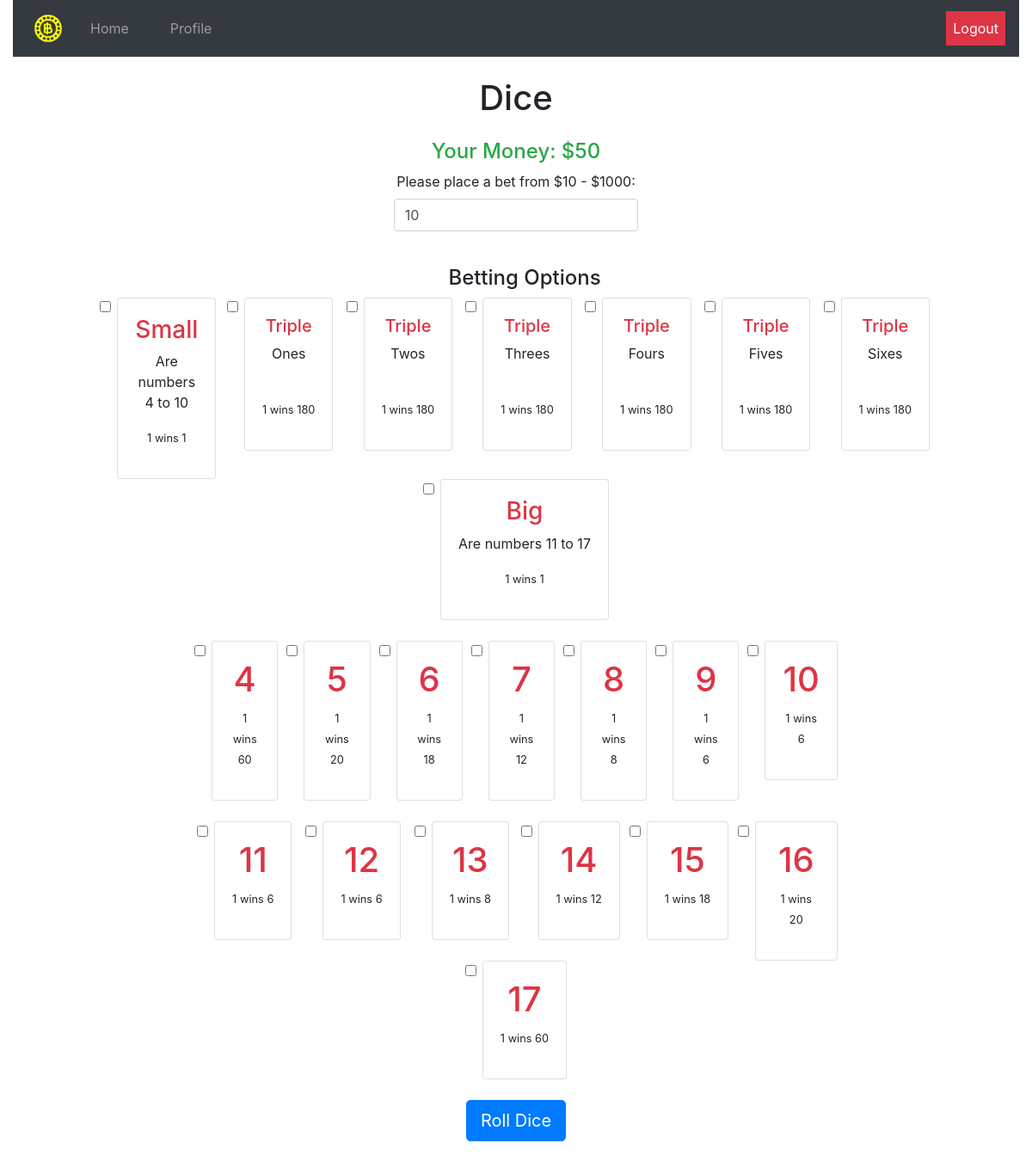
/dice (signed in), run on an earlier commit of the app's database.
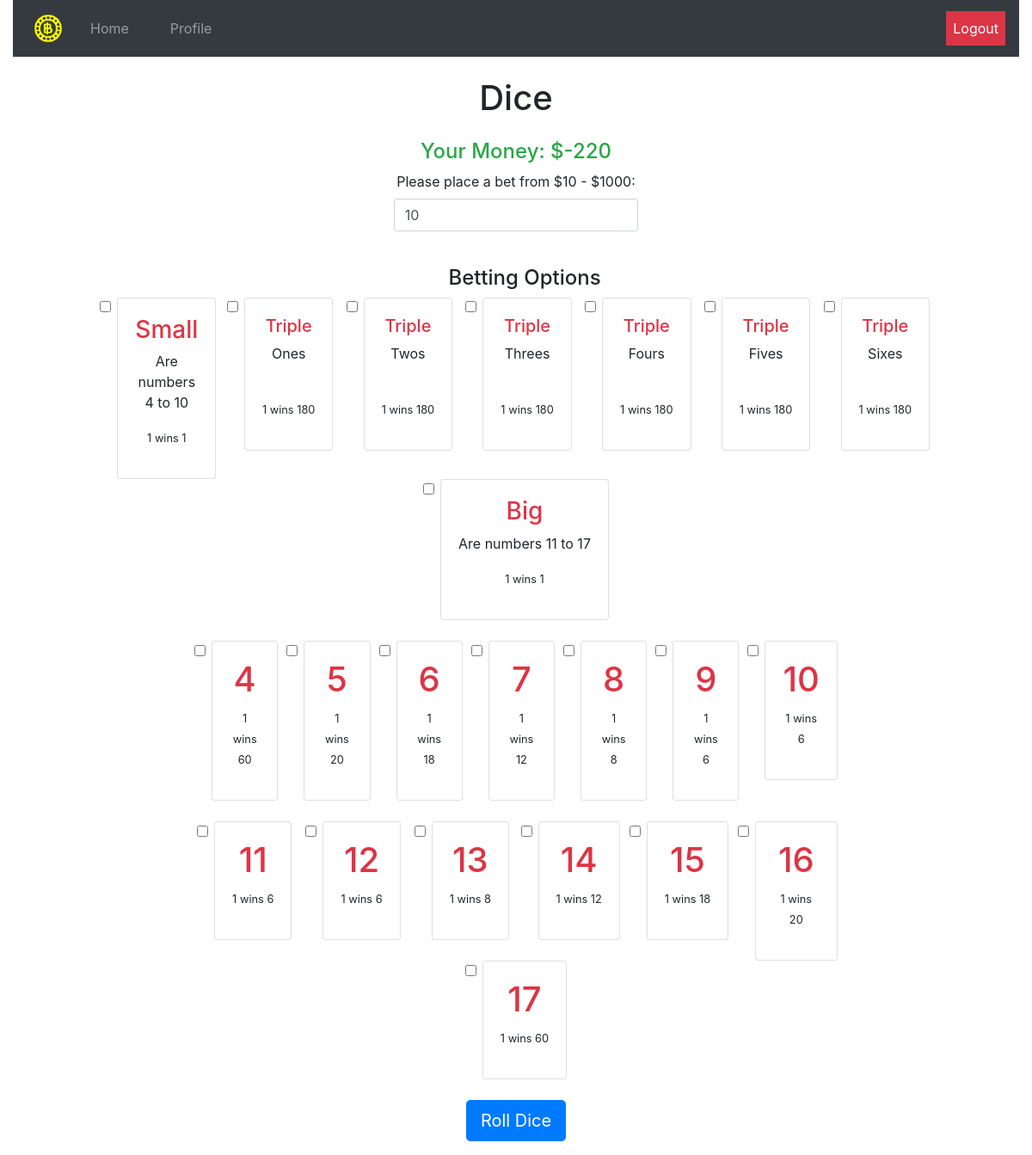
And on a later commit of the database.
### tables this page shows
CREATE TABLE user_tbl (username TEXT, password TEXT, pfp TEXT, money INT, time INT, boosts TEXT);

### app.py (the view, shortened to what this page needs)
@app.route("/dice", methods=["GET", "POST"])
@login_required
def dice():
    user = session['username']
    if request.method == 'GET':
        money = db_manager.getMoney(user)
        return render_template("dice.html", betting=True, money=money)

### app.py (called while the page is built)
def login_required(f):
    @wraps(f)
    def dec(*args, **kwargs):
        if 'username' in session:
            for arg in args:
                print(arg)
            return f(*args, **kwargs)
        flash('You must be logged in to view this page!', 'alert-danger')
        return redirect('/')
    return dec

### utl/db_builder.py (called while the page is built)
def execmany(cmd, inputs):
    db = sqlite3.connect(DB_FILE)
    c = db.cursor()
    output = c.execute(cmd, inputs)
    db.commit()
    return output

### utl/db_manager.py (called while the page is built)
def getMoney(username):
    q = "SELECT money from user_tbl WHERE username=?"
    inputs = (username, )
    data = execmany(q, inputs).fetchone()[0]
    return data

### templates/dice.html (shortened to what this page needs)
{% extends "_base.html" %}
{% block body %}
<h1>Dice</h1>
<div class="w-100 p-3">
	<h4 class="text-success">Your Money: ${{ money }}</h4>
	{% if betting %}
  <form action="/dice" method="POST">
    <div class="form-group">
      <label for="bet">Please place a bet from $10 - $1000:</label>
      <input name="bet" type="number" class="form-control w-25"  min="10" max="1000" id="bet" value=10>
    </div><br>
		<div class="form-check" style="width:85%;" id="options">
			<h4>Betting Options</h4>
			<div class="row">
				<div class="col">
					<input class="form-check-input" type="checkbox" value="small" name="options">
				  <label class="form-check-label">
						<div class="card">
						  <div class="card-body">
						    <h3 class="text-danger">Small</h3>
								<p>Are numbers 4 to 10</p>
								<p><small> 1 wins 1 </small></p>
						  </div>
						</div>
				  </label>
				</div>
				<div class="col">
					<input class="form-check-input" type="checkbox" value="triple1" name="options" >
				  <label class="form-check-label">
						<div class="card">
						  <div class="card-body">
								<h5 class="text-danger">Triple</h5>
								<p>Ones</p><br>
								<p><small> 1 wins 180 </small></p>
						  </div>
						</div>
				  </label>
				</div>
				<div class="col">
					<input class="form-check-input" type="checkbox" value="triple2" name="options" >
				  <label class="form-check-label">
						<div class="card">
						  <div class="card-body">
								<h5 class="text-danger">Triple</h5>
								<p>Twos</p><br>
								<p><small> 1 wins 180 </small></p>
						  </div>
						</div>
				  </label>
				</div>
				<div class="col">
					<input class="form-check-input" type="checkbox" value="triple3" name="options" >
				  <label class="form-check-label">
						<div class="card">
						  <div class="card-body">
								<h5 class="text-danger">Triple</h5>
								<p>Threes</p><br>
								<p><small> 1 wins 180 </small></p>
						  </div>
						</div>
				  </label>
				</div>
				<div class="col">
					<input class="form-check-input" type="checkbox" value="triple4" name="options" >
				  <label class="form-check-label">
						<div class="card">
						  <div class="card-body">
								<h5 class="text-danger">Triple</h5>
								<p>Fours</p><br>
								<p><small> 1 wins 180 </small></p>
						  </div>
						</div>
				  </label>
				</div>
				<div class="col">
					<input class="form-check-input" type="checkbox" value="triple5" name="options" >
				  <label class="form-check-label">
						<div class="card">
						  <div class="card-body">
								<h5 class="text-danger">Triple</h5>
								<p>Fives</p><br>
								<p><small> 1 wins 180 </small></p>
						  </div>
						</div>
				  </label>
				</div>
				<div class="col">
					<input class="form-check-input" type="checkbox" value="triple6" name="options" >
				  <label class="form-check-label">
						<div class="card">
						  <div class="card-body">
								<h5 class="text-danger">Triple</h5>
								<p>Sixes</p><br>
								<p><small> 1 wins 180 </small></p>
						  </div>
						</div>
				  </label>
				</div>
				<div class="col">
					<input class="form-check-input" type="checkbox" value="big" name="options" >
				  <label class="form-check-label">
						<div class="card">
						  <div class="card-body">
						    <h3 class="text-danger">Big</h3>
								<p>Are numbers 11 to 17</p>
								<p><small> 1 wins 1 </small></p>
						  </div>
						</div>
				  </label>
				</div>
			</div>
			<br>
			<div class="row" style="width:80%">
				<div class="col">
					<input class="form-check-input" type="checkbox" value="sum4" name="options">
					<label class="form-check-label">
						<div class="card">
						  <div class="card-body">
								<h1 class="text-danger">4</h1>
								<p><small>1 wins 60</small></p>
						  </div>
						</div>
				  </label>
				</div>
				<div class="col">
					<input class="form-check-input" type="checkbox" value="sum5" name="options">
					<label class="form-check-label">
						<div class="card">
						  <div class="card-body">
								<h1 class="text-danger">5</h1>
								<p><small>1 wins 20</small></p>
						  </div>
						</div>
				  </label>
				</div>
				<div class="col">
					<input class="form-check-input" type="checkbox" value="sum6" name="options">
					<label class="form-check-label">
						<div class="card">
						  <div class="card-body">
								<h1 class="text-danger">6</h1>
								<p><small>1 wins 18</small></p>
						  </div>
						</div>
				  </label>
				</div>
				<div class="col">
					<input class="form-check-input" type="checkbox" value="sum7" name="options">
					<label class="form-check-label">
						<div class="card">
						  <div class="card-body">
								<h1 class="text-danger">7</h1>
								<p><small>1 wins 12</small></p>
						  </div>
						</div>
				  </label>
				</div>
				<div class="col">
					<input class="form-check-input" type="checkbox" value="sum8" name="options">
					<label class="form-check-label">
						<div class="card">
						  <div class="card-body">
								<h1 class="text-danger">8</h1>
								<p><small>1 wins 8</small></p>
						  </div>
						</div>
				  </label>
				</div>
				<div class="col">
					<input class="form-check-input" type="checkbox" value="sum9" name="options">
					<label class="form-check-label">
						<div class="card">
						  <div class="card-body">
								<h1 class="text-danger">9</h1>
								<p><small>1 wins 6</small></p>
						  </div>
						</div>
				  </label>
				</div>
				<div class="col">
					<input class="form-check-input" type="checkbox" value="sum10" name="options">
					<label class="form-check-label">
						<div class="card">
						  <div class="card-body">
								<h1 class="text-danger">10</h1>
								<p><small>1 wins 6</small></p>
						  </div>
						</div>
				  </label>
				</div>
			</div>
			<br>
			<div class="row" style="width:80%">
				<div class="col">
					<input class="form-check-input" type="checkbox" value="sum11" name="options">
					<label class="form-check-label">
						<div class="card">
							<div class="card-body">
								<h1 class="text-danger">11</h1>
								<p><small>1 wins 6</small></p>
							</div>
						</div>
					</label>
				</div>
				<div class="col">
					<input class="form-check-input" type="checkbox" value="sum12" name="options">
					<label class="form-check-label">
						<div class="card">
							<div class="card-body">
								<h1 class="text-danger">12</h1>
								<p><small>1 wins 6</small></p>
							</div>
						</div>
					</label>
				</div>
				<div class="col">
					<input class="form-check-input" type="checkbox" value="sum13" name="options">
					<label class="form-check-label">
						<div class="card">
							<div class="card-body">
								<h1 class="text-danger">13</h1>
								<p><small>1 wins 8</small></p>
							</div>
						</div>
					</label>
				</div>
				<div class="col">
					<input class="form-check-input" type="checkbox" value="sum14" name="options">
					<label class="form-check-label">
						<div class="card">
							<div class="card-body">
								<h1 class="text-danger">14</h1>
								<p><small>1 wins 12</small></p>
							</div>
						</div>
					</label>
				</div>
				<div class="col">
					<input class="form-check-input" type="checkbox" value="sum15" name="options">
					<label class="form-check-label">
						<div class="card">
							<div class="card-body">
								<h1 class="text-danger">15</h1>
								<p><small>1 wins 18</small></p>
							</div>
						</div>
					</label>
				</div>
				<div class="col">
					<input class="form-check-input" type="checkbox" value="sum16" name="options">
					<label class="form-check-label">
						<div class="card">
							<div class="card-body">
								<h1 class="text-danger">16</h1>
								<p><small>1 wins 20</small></p>
							</div>
						</div>
					</label>
				</div>
				<div class="col">
					<input class="form-check-input" type="checkbox" value="sum17" name="options">
					<label class="form-check-label">
						<div class="card">
							<div class="card-body">
								<h1 class="text-danger">17</h1>
								<p><small>1 wins 60</small></p>
							</div>
						</div>
					</label>
				</div>
			</div>
		</div>
		<br>
		<button type="submit" class="btn btn-primary btn-lg">Roll Dice</button>
		</form>
		{% endif %}
</div>
{% endblock %}

### templates/_base.html (shortened to what this page needs)
<!DOCTYPE html>
<html>
	<head>
		<link rel="stylesheet" href="https://maxcdn.bootstrapcdn.com/bootstrap/4.3.1/css/bootstrap.min.css">
	</head>
	<body>
		<div class="container-fluid">
			<center>
				{% block header %}
				<nav class="navbar navbar-expand-lg navbar-dark bg-dark">
						<a class="navbar-nav" href="/home">
							<img src="/static/logo.png" width="50" height="50"/>
						</a>
				    <div class="collapse navbar-collapse" id="navbarSupportedContent">
				        <ul class="navbar-nav">
				            <li class="nav-item {{ home }} px-3">
				                <a class="nav-link" href="/home"> Home </a>
				            </li>
				        </ul>
								<ul class="navbar-nav">
				            <li class="nav-item {{ profile }} px-3">
				                <a class="nav-link" href="/profile"> Profile </a>
				            </li>
				        </ul>
				        <ul class="navbar-nav ml-auto">
										<li class="nav-item navbar-right">
				                <a class="nav-link text-white bg-danger" href="/logout"> Logout </a>
				            </li>
				        </ul>
				    </div>
				</nav>
				{% endblock %}
				<br>
				{% set msgs = get_flashed_messages(with_categories=true) %}
				{% block body %}
				{% endblock %}
			</center>
		</div>
	</body>
</html>

What changed in the data, as far as the page shows it:
now on this page (row edited): user_tbl: money "-220"
Also different on the page:
{{ money }}: "50" → (not shown)
